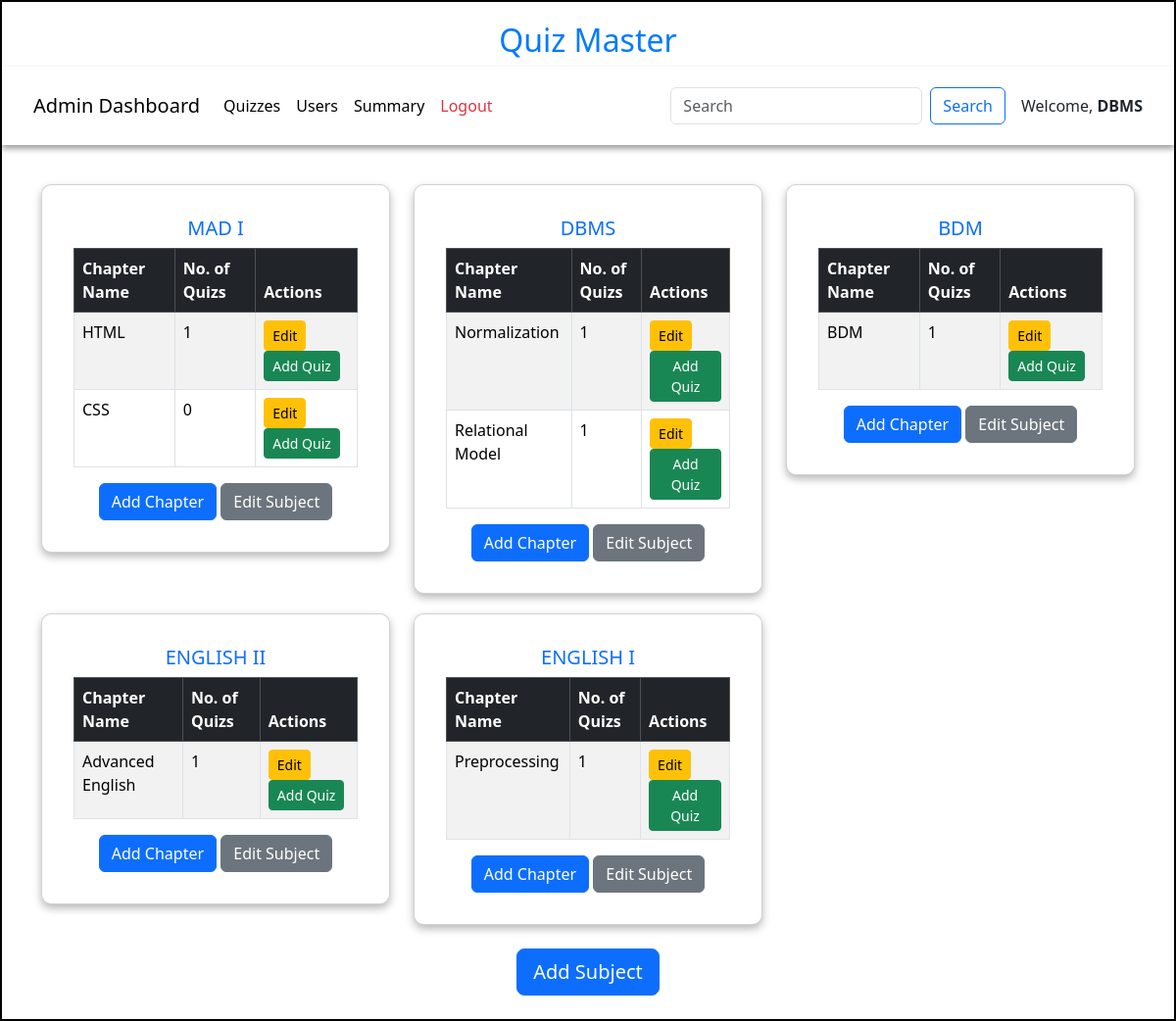
Page /admin/DBMS on the committed database.
### models/models.py (models this page shows)
class Subject(db.Model):
    id=db.Column(db.Integer,primary_key=True)
    name=db.Column(db.String,unique=True,nullable=False)
    description=db.Column(db.String)
    chapters = db.relationship("Chapter",cascade="all,delete",backref="subject",lazy=True)

class Chapter(db.Model):
    id=db.Column(db.Integer,primary_key=True)
    name=db.Column(db.String,unique=True,nullable=False)
    description=db.Column(db.String)
    Subject_id = db.Column(db.Integer,db.ForeignKey("subject.id"),nullable=False)
    quizes = db.relationship("Quiz",cascade="all,delete",backref="chapter",lazy=True)

### controllers/controller.py (the view)
@app.route('/admin/<name>')
def admin_dashboard(name):
    subjects = Subject.query.all()  # Get all subjects
    return render_template("admin_dashboard.html", subjects=subjects, name=name)

### templates/admin_dashboard.html (shortened to what this page needs)
<!DOCTYPE html>
<html lang="en">
<head>
    <link href="https://cdn.jsdelivr.net/npm/bootstrap@5.3.3/dist/css/bootstrap.min.css" rel="stylesheet">
    <link rel="stylesheet" href="/static/css/style.css">
</head>
<body>
    <div id="container">
        <h1 id="heading">Quiz Master</h1>
        <nav class="navbar navbar-expand-lg navbar-light bg-white">
            <div class="container-fluid">
                <a class="navbar-brand">Admin Dashboard</a>
                <div class="collapse navbar-collapse" id="navbarNav">
                    <ul class="navbar-nav me-auto">
                        <li class="nav-item">
                            <a class="nav-link active" href="/quiz_dashboard/{{name}}">Quizzes</a>
                        </li>
                        <li class="nav-item">
                            <a class="nav-link active" href="/admin_users/{{name}}">Users</a>
                        </li>
                        <li class="nav-item">
                            <a class="nav-link active" href="/admin_summary/{{name}}">Summary</a>
                        </li>
                        <li class="nav-item">
                            <a class="nav-link text-danger" href="/login">Logout</a>
                        </li>
                    </ul>
                    <form class="d-flex" method="POST" action="/search1/{{name}}">
                        <input class="form-control me-2" type="search" placeholder="Search" name="search_txt" id="search_txt">
                        <button class="btn btn-outline-primary" type="submit">Search</button>
                    </form>
                </div>
                <span class="ms-3">Welcome, <strong>{{name}}</strong></span>
            </div>
        </nav>
        <div class="container" style="margin-top: 20px;">
            {% if subjects %}
                <div class="row">
                    {% for subject in subjects %}
                        <div class="col-lg-4 col-md-6 col-sm-12 mb-4;">
                            <div class="card p-3" style="margin-top: 20px;">
                                <div class="card-body">
                                    <h5 class="card-title text-center text-primary">{{subject.name}}</h5>
                                    {% if subject.chapters %}
                                        <table class="table table-striped table-bordered">
                                            <thead class="table-dark">
                                                <tr>
                                                    <th>Chapter Name</th>
                                                    <th>No. of Quizs</th>
                                                    <th>Actions</th>
                                                </tr>
                                            </thead>
                                            <tbody>
                                                {% for chapter in subject.chapters %}
                                                    <tr>
                                                        <td>{{ chapter.name }}</td>
                                                        <td>{{chapter.quizes | length }}</td>
                                                        <td>
                                                            <a href="/edit_chapter/{{chapter.id}}/{{name}}" class="btn btn-sm btn-warning">Edit</a>
                                                            <a href="/add_quiz/{{chapter.id}}/{{name}}" class="btn btn-sm btn-success">Add Quiz</a>
                                                        </td>
                                                    </tr>
                                                {% endfor %}
                                            </tbody>
                                        </table>
                                    {% else %}
                                        <p class="text-center text-muted">No chapters available</p>
                                    {% endif %}
                                    <div class="text-center">
                                        <a href="/add_chapter/{{subject.id}}/{{name}}" class="btn btn-primary">Add Chapter</a>
                                        <a href="/edit_subject/{{subject.id}}/{{name}}" class="btn btn-secondary">Edit Subject</a>
                                    </div>
                                </div>
                            </div>
                        </div>
                    {% endfor %}
                </div>
            {% else %}
                <h3 class="text-center text-muted mt-4">No subjects are available!</h3>
            {% endif %}
        </div>
        <div class="text-center my-4">
            <a href="/add_subject/{{name}}" class="btn btn-lg btn-primary">Add Subject</a>
        </div>
    </div>
</body>
</html>

### static/css/style.css (style rules this page uses)
* { margin: 0px }
#container { border: 2px solid black; margin: auto; min-height: 729px; width: 100%; }
#heading { text-align: center; font-size: 2rem; margin-top: 20px; color: #007bff; }
.navbar { box-shadow: 0px 4px 6px rgba(0, 0, 0, 0.374); padding:20px; }
.card { box-shadow: 0px 4px 8px rgba(0, 0, 0, 0.280); transition: transform 0.2s ease-in-out; border-radius: 10px; padding: 20px; }

### rows in the picture
Subject: name "DBMS"
Subject: name "MAD I"
Chapter: name "HTML", quizes|length "1"
Chapter: name "CSS", quizes|length "0"
Chapter: name "Normalization", quizes|length "1"
Chapter: name "Relational Model", quizes|length "1"
Subject: name "BDM"
Chapter: name "BDM", quizes|length "1"
Subject: name "ENGLISH II"
Chapter: name "Advanced English", quizes|length "1"
Subject: name "ENGLISH I"
Chapter: name "Preprocessing", quizes|length "1"
